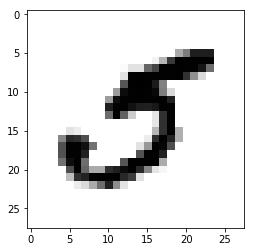
#> input picture Tool_Path_Creation/example_image_5.png, 255 x 252 px
$ python object_clustering.py
#> lines starting #> are read from the running program, lines starting #| are printed output that depends on the picture; after the words box and inside, x2 and y2 are one past the last pixel; in counts of white or black regions, pixels touching at a corner belong together
### Tool_Path_Creation/image_to_numpy.py
from PIL import Image
import numpy as np
from matplotlib import pyplot as plt


def open_image(path):
#> called with path = 'example_image_5.png'
    return Image.open(path)
#> returned value is the input picture: PIL image 255x252 RGBA; mean R, G, B, A 223.6, 223.6, 223.6, 190.6


def image_to_numpy_array(image):
    return np.asarray(image)


def numpy_image_to_greyscale(im_array):
    return np.mean(im_array[:,:,0:3], axis=-1)
#> returned value: shape (252, 255) float64


def scale_to_white_to_black(im_array):
    a = (im_array-255)/-255
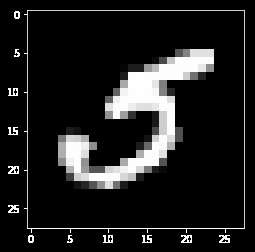
#> a: shape (252, 255) float64; min 0, max 1, mean 0.123
    a[a == np.NZERO] = 0
    return a


# [4 lines left out: function show_image, not called in this run]


# [7 lines that do not run on import are left out]

### Tool_Path_Creation/object_clustering.py
import numpy as np
import scipy.ndimage as ndim
from functools import reduce
from celluloid import Camera
import matplotlib.pyplot as plt


def object_labeler(im_array):
    return ndim.label(im_array, ndim.generate_binary_structure(2, 2))


def separate_labeled_objects(im_array, labeled_arr, max_label=None):
    max_label = np.max(labeled_arr) if max_label is None else max_label
#> max_label = 14
    return [im_array * (labeled_arr == label + 1)
            for label in range(max_label)]


def separate_objects(im_array):
    return separate_labeled_objects(im_array, *object_labeler(im_array))


def get_perimeters(obj_array, thickness=3):
    filled_and_eroded = ndim.binary_erosion(ndim.binary_fill_holes(obj_array))
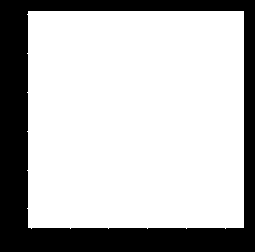
#> filled_and_eroded: shape (252, 255) bool; 73% white; 1 black region, box (x1, y1, x2, y2) and area: (0, 0, 255, 252) 17376
    perim = [np.logical_and(np.logical_not(filled_and_eroded), obj_array)]
    eroded = np.logical_and(filled_and_eroded, obj_array)
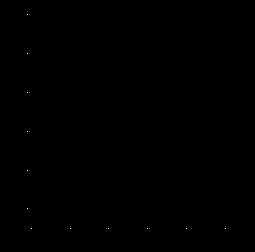
#> eroded: shape (252, 255) bool; 0.02% white in thin lines or dots, all inside (x1, y1, x2, y2) = (27, 14, 226, 229)
    if not eroded.any():
        return perim
    return perim + [get_perimeters(eroded_arr) for eroded_arr in separate_objects(eroded)]
#> in get_perimeters (call 2), `filled_and_eroded = ndim.binary_erosion(ndim.binary_fill_holes(obj_arr..`: filled_and_eroded: shape (252, 255) bool; every value is 0


def make_cord_grid(arr):
    return np.meshgrid(np.arange(0, arr.shape[0]), np.arange(0, arr.shape[1]))


def perimeter_cords(perim_arr, cord_arr):
    pass


if __name__ == "__main__":
    from image_to_numpy import *

    out = scale_to_white_to_black(
            numpy_image_to_greyscale(
                    image_to_numpy_array(
                            open_image("example_image_5.png"))))

    perims = []
    fig = plt.figure()
    for perim in [get_perimeters(obj) for obj in separate_objects(out)]:
#> in get_perimeters (call 14), `filled_and_eroded = ndim.binary_erosion(ndim.binary_fill_holes(obj_arr..`: filled_and_eroded: shape (252, 255) bool; 0.04% white; 1 white region, box (x1, y1, x2, y2) and area: (15, 12, 19, 18) 24
        fig.clear()
        for i in range(0, len(perim), 3):
            perims.append(reduce(lambda x, y: np.logical_or(x, y), perim[i:i + 3]))
#> (the run stopped early here; a loop or call above may not have finished)
